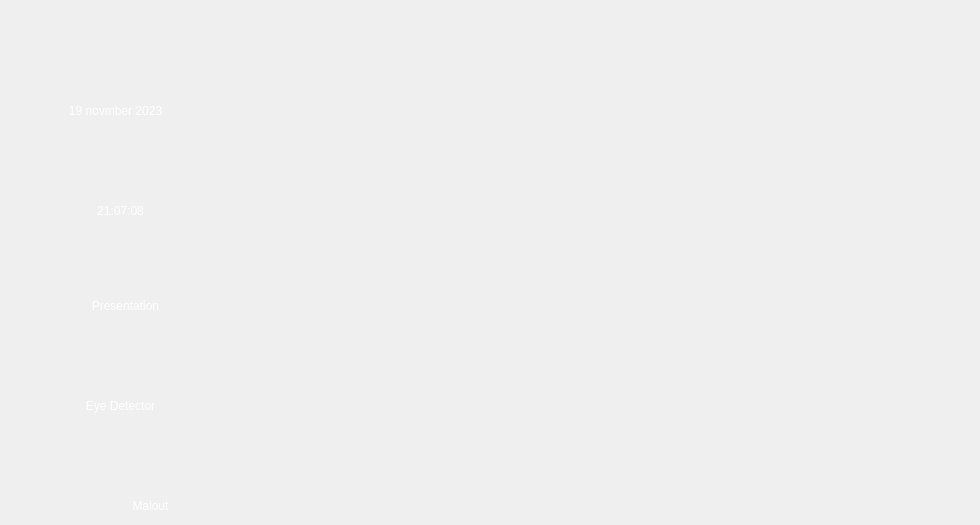
<?xml version="1.0" encoding="UTF-8"?>
<ui version="4.0">
 <class>Form</class>
 <widget class="QWidget" name="Form">
  <property name="geometry">
   <rect>
    <x>0</x>
    <y>0</y>
    <width>980</width>
    <height>525</height>
   </rect>
  </property>
  <property name="windowTitle">
   <string>Form</string>
  </property>
  <widget class="QLabel" name="label">
   <property name="geometry">
    <rect>
     <x>0</x>
     <y>0</y>
     <width>981</width>
     <height>531</height>
    </rect>
   </property>
   <property name="text">
    <string/>
   </property>
   <property name="pixmap">
    <pixmap>icons/tuse.png</pixmap>
   </property>
   <property name="scaledContents">
    <bool>true</bool>
   </property>
  </widget>
  <widget class="QLabel" name="label_2">
   <property name="geometry">
    <rect>
     <x>280</x>
     <y>40</y>
     <width>491</width>
     <height>441</height>
    </rect>
   </property>
   <property name="text">
    <string/>
   </property>
   <property name="pixmap">
    <pixmap>icons/gifloader.gif</pixmap>
   </property>
   <property name="scaledContents">
    <bool>true</bool>
   </property>
  </widget>
  <widget class="QLabel" name="label_3">
   <property name="geometry">
    <rect>
     <x>790</x>
     <y>40</y>
     <width>171</width>
     <height>51</height>
    </rect>
   </property>
   <property name="text">
    <string/>
   </property>
   <property name="pixmap">
    <pixmap>icons/exit - Copy.png</pixmap>
   </property>
   <property name="scaledContents">
    <bool>true</bool>
   </property>
  </widget>
  <widget class="QPushButton" name="pushButton">
   <property name="geometry">
    <rect>
     <x>0</x>
     <y>170</y>
     <width>241</width>
     <height>81</height>
    </rect>
   </property>
   <property name="styleSheet">
    <string notr="true">QPushButton{
color:white;
font: 16pt &quot;MS Shell Dlg 2&quot;;
}</string>
   </property>
   <property name="text">
    <string>21:07:08</string>
   </property>
   <property name="flat">
    <bool>true</bool>
   </property>
  </widget>
  <widget class="QPushButton" name="pushButton_2">
   <property name="geometry">
    <rect>
     <x>0</x>
     <y>70</y>
     <width>231</width>
     <height>81</height>
    </rect>
   </property>
   <property name="styleSheet">
    <string notr="true">QPushButton{
color:white;
font: 16pt &quot;MS Shell Dlg 2&quot;;
}</string>
   </property>
   <property name="text">
    <string>19 novmber 2023</string>
   </property>
   <property name="flat">
    <bool>true</bool>
   </property>
  </widget>
  <widget class="QPushButton" name="pushButton_3">
   <property name="geometry">
    <rect>
     <x>0</x>
     <y>260</y>
     <width>251</width>
     <height>91</height>
    </rect>
   </property>
   <property name="styleSheet">
    <string notr="true">QPushButton{
color:white;
font: 16pt &quot;MS Shell Dlg 2&quot;;
}</string>
   </property>
   <property name="text">
    <string>Presentation</string>
   </property>
   <property name="flat">
    <bool>true</bool>
   </property>
  </widget>
  <widget class="QPushButton" name="pushButton_4">
   <property name="geometry">
    <rect>
     <x>0</x>
     <y>370</y>
     <width>241</width>
     <height>71</height>
    </rect>
   </property>
   <property name="styleSheet">
    <string notr="true">QPushButton{
color:white;
font: 16pt &quot;MS Shell Dlg 2&quot;;
}
QPushButton::pressed{
background-color:black;
}</string>
   </property>
   <property name="text">
    <string>Eye Detector</string>
   </property>
   <property name="flat">
    <bool>true</bool>
   </property>
  </widget>
  <widget class="QPushButton" name="pushButton_5">
   <property name="geometry">
    <rect>
     <x>20</x>
     <y>470</y>
     <width>261</width>
     <height>71</height>
    </rect>
   </property>
   <property name="styleSheet">
    <string notr="true">QPushButton{
color:white;
font: 16pt &quot;MS Shell Dlg 2&quot;;
}</string>
   </property>
   <property name="text">
    <string>Malout</string>
   </property>
   <property name="flat">
    <bool>true</bool>
   </property>
  </widget>
 </widget>
 <resources/>
 <connections/>
</ui>
